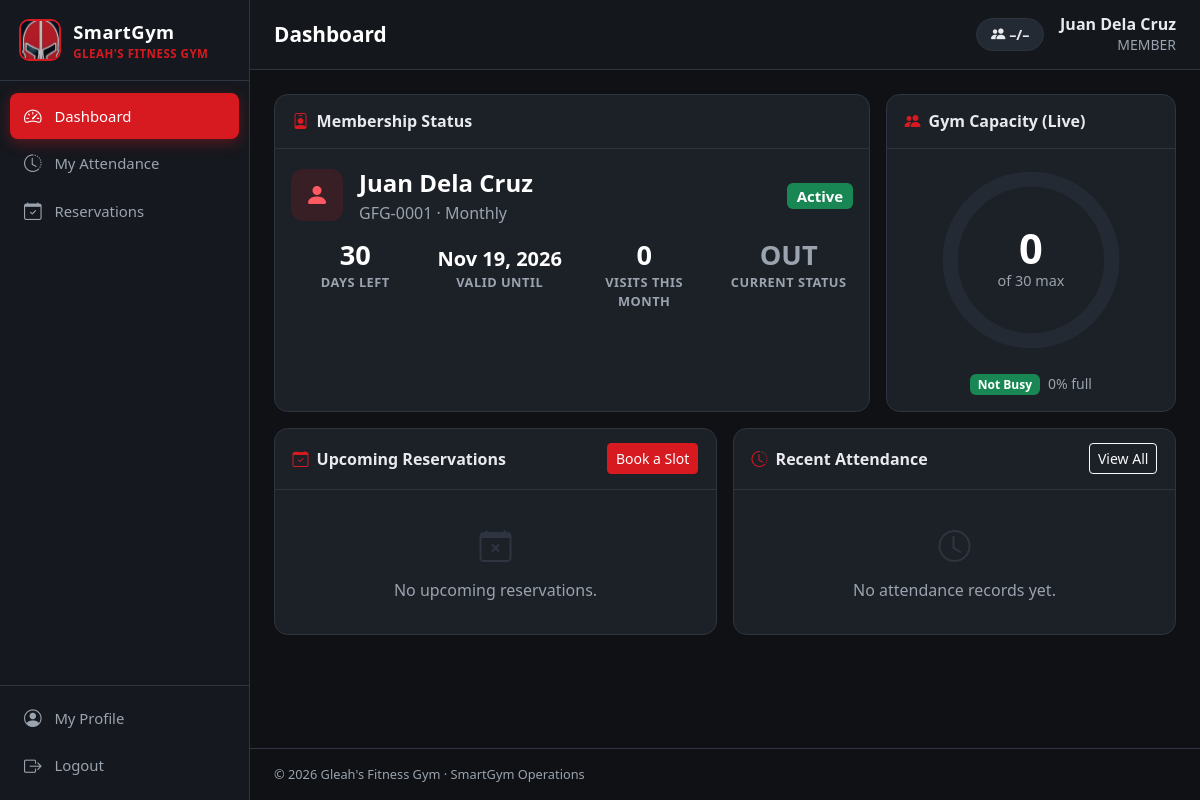
Page /dashboard.php (signed in) on the committed database.
### tables this page shows
CREATE TABLE users (
  id INT UNSIGNED AUTO_INCREMENT PRIMARY KEY,
  full_name VARCHAR(120) NOT NULL,
  email VARCHAR(150) NOT NULL UNIQUE,
  phone VARCHAR(30) NULL,
  password_hash VARCHAR(255) NOT NULL,
  role ENUM('admin','staff','member') NOT NULL DEFAULT 'member',
  status ENUM('active','disabled') NOT NULL DEFAULT 'active',
  last_login_at DATETIME NULL,
  created_at DATETIME NOT NULL DEFAULT CURRENT_TIMESTAMP
);

CREATE TABLE members (
  id INT UNSIGNED AUTO_INCREMENT PRIMARY KEY,
  user_id INT UNSIGNED NULL UNIQUE,
  member_code VARCHAR(20) NOT NULL UNIQUE,
  full_name VARCHAR(120) NOT NULL,
  email VARCHAR(150) NULL,
  phone VARCHAR(30) NULL,
  gender ENUM('Male','Female','Other') NULL,
  birthdate DATE NULL,
  address VARCHAR(255) NULL,
  emergency_contact VARCHAR(150) NULL,
  rfid_uid VARCHAR(32) NULL UNIQUE,
  plan_id INT UNSIGNED NULL,
  membership_start DATE NULL,
  membership_end DATE NULL,
  status ENUM('active','inactive','suspended') NOT NULL DEFAULT 'active',
  is_inside TINYINT(1) NOT NULL DEFAULT 0,
  last_scan_at DATETIME NULL,
  notes TEXT NULL,
  created_at DATETIME NOT NULL DEFAULT CURRENT_TIMESTAMP,
  CONSTRAINT fk_members_user FOREIGN KEY (user_id) REFERENCES users(id) ON DELETE SET NULL,
  CONSTRAINT fk_members_plan FOREIGN KEY (plan_id) REFERENCES membership_plans(id) ON DELETE SET NULL,
  INDEX idx_members_inside (is_inside)
);

CREATE TABLE membership_plans (
  id INT UNSIGNED AUTO_INCREMENT PRIMARY KEY,
  name VARCHAR(80) NOT NULL,
  duration_days INT UNSIGNED NOT NULL,
  price DECIMAL(10,2) NOT NULL DEFAULT 0,
  description VARCHAR(255) NULL,
  is_active TINYINT(1) NOT NULL DEFAULT 1,
  created_at DATETIME NOT NULL DEFAULT CURRENT_TIMESTAMP
);

### includes/auth.php (called while the page is built, shortened)
<?php
function current_user(): ?array
{
    static $user = false;
    if ($user === false) {
        $user = null;
        if (!empty($_SESSION['user_id'])) {
            $user = q("SELECT * FROM users WHERE id = ? AND status = 'active'", [$_SESSION['user_id']])->fetch() ?: null;
        }
    }
    return $user;
}
function require_login(): array
{
    $user = current_user();
    return $user;
}
function current_member(): ?array
{
    $user = current_user();
    return q('SELECT m.*, p.name AS plan_name FROM members m LEFT JOIN membership_plans p ON p.id = m.plan_id WHERE m.user_id = ?', [$user['id']])->fetch() ?: null;
}

### dashboard.php (the view, shortened to what this page needs)
<?php
$user = require_login();
$page_title = 'Dashboard';
$today = today();
if ($user['role'] === 'member') {
    $member = current_member();
    $upcoming = $member ? q("SELECT r.*, s.title, s.slot_date, s.start_time, s.end_time, s.trainer FROM reservations r
        JOIN workout_slots s ON s.id = r.slot_id
        WHERE r.member_id = ? AND r.status = 'booked' AND CONCAT(s.slot_date, ' ', s.end_time) >= ?
        ORDER BY s.slot_date, s.start_time LIMIT 5", [$member['id'], now()])->fetchAll() : [];
    $recent = $member ? q('SELECT * FROM access_logs WHERE member_id = ? ORDER BY scanned_at DESC LIMIT 8', [$member['id']])->fetchAll() : [];
    $visitsMonth = $member ? (int)q("SELECT COUNT(*) FROM access_logs WHERE member_id = ? AND direction = 'IN' AND scanned_at >= ?", [$member['id'], date('Y-m-01')])->fetchColumn() : 0;
    require __DIR__ . '/includes/header.php';
    if (!$member): ?>
        <div class="alert alert-warning">Your account is not yet linked to a member profile. Please contact the front desk.</div>
    <?php else:
        [$stLabel, $stColor] = membership_state($member);
        $daysLeft = $member['membership_end'] ? (int)floor((strtotime($member['membership_end']) - strtotime($today)) / 86400) : null;
        ?>
        <div class="row g-3 mb-3">
            <div class="col-lg-8">
                <div class="card h-100">
                    <div class="card-header"><i class="bi bi-person-badge"></i> Membership Status</div>
                    <div class="card-body">
                        <div class="d-flex flex-wrap align-items-center gap-3 mb-3">
                            <div class="stat-icon bg-red-soft"><i class="bi bi-person-fill"></i></div>
                            <div>
                                <div class="fs-4 fw-bold text-white"><?= e($member['full_name']) ?></div>
                                <div class="text-secondary"><?= e($member['member_code']) ?> · <?= e($member['plan_name'] ?? 'No plan') ?></div>
                            </div>
                            <div class="ms-auto fs-5"><?= badge($stLabel, $stColor) ?></div>
                        </div>
                        <div class="row g-3 text-center">
                            <div class="col-6 col-md-3"><div class="stat-value"><?= $daysLeft === null ? '—' : max(0, $daysLeft) ?></div><div class="stat-label">Days Left</div></div>
                            <div class="col-6 col-md-3"><div class="stat-value fs-5 pt-2"><?= fmt_date($member['membership_end']) ?></div><div class="stat-label">Valid Until</div></div>
                            <div class="col-6 col-md-3"><div class="stat-value"><?= $visitsMonth ?></div><div class="stat-label">Visits This Month</div></div>
                            <div class="col-6 col-md-3"><div class="stat-value"><?= $member['is_inside'] ? '<span class="text-success">IN</span>' : '<span class="text-secondary">OUT</span>' ?></div><div class="stat-label">Current Status</div></div>
                        </div>
                    </div>
                </div>
            </div>
            <div class="col-lg-4">
                <div class="card h-100">
                    <div class="card-header"><i class="bi bi-people-fill"></i> Gym Capacity (Live)</div>
                    <div class="card-body"><?php require __DIR__ . '/includes/gauge.php'; ?></div>
                </div>
            </div>
        </div>
        <div class="row g-3">
            <div class="col-lg-6">
                <div class="card h-100">
                    <div class="card-header"><i class="bi bi-calendar-check"></i> Upcoming Reservations <a href="reservations.php" class="btn btn-sm btn-primary ms-auto">Book a Slot</a></div>
                    <?php if (!$upcoming): ?><div class="empty"><i class="bi bi-calendar-x"></i>No upcoming reservations.</div>
                    <?php endif; ?>
                </div>
            </div>
            <div class="col-lg-6">
                <div class="card h-100">
                    <div class="card-header"><i class="bi bi-clock-history"></i> Recent Attendance <a href="my_attendance.php" class="btn btn-sm btn-outline-light ms-auto">View All</a></div>
                    <?php if (!$recent): ?><div class="empty"><i class="bi bi-clock"></i>No attendance records yet.</div>
                    <?php endif; ?>
                </div>
            </div>
        </div>
    <?php endif;
    require __DIR__ . '/includes/footer.php';
    exit;
}
require __DIR__ . '/includes/header.php';
?>
                <?php require __DIR__ . '/includes/gauge.php'; ?>
<?php
require __DIR__ . '/includes/footer.php';

### includes/header.php (shortened to what this page needs)
<?php
$user = current_user();
$page_title = $page_title ?? 'Dashboard';
$active = $active ?? basename($_SERVER['SCRIPT_NAME'], '.php');
$gymName = setting('gym_name', "Gleah's Fitness Gym");
$nav = [
    ['dashboard', 'Dashboard', 'speedometer2', ['admin', 'staff', 'member']],
    ['rfid_monitor', 'RFID Monitor', 'broadcast', ['admin', 'staff']],
    ['members', 'Members', 'people', ['admin', 'staff']],
    ['access_logs', 'Attendance Logs', 'clock-history', ['admin', 'staff']],
    ['my_attendance', 'My Attendance', 'clock-history', ['member']],
    ['reservations', 'Reservations', 'calendar-check', ['admin', 'staff', 'member']],
    ['slots', 'Workout Slots', 'calendar3-week', ['admin', 'staff']],
    ['equipment', 'Equipment', 'tools', ['admin', 'staff']],
    ['analytics', 'Analytics', 'bar-chart-line', ['admin']],
    ['plans', 'Membership Plans', 'card-list', ['admin']],
    ['users', 'User Accounts', 'person-gear', ['admin']],
    ['settings', 'Settings', 'gear', ['admin']],
];
?>
<!doctype html>
<html lang="en">
<head>
    <link href="https://cdn.jsdelivr.net/npm/bootstrap@5.3.3/dist/css/bootstrap.min.css" rel="stylesheet">
    <link href="https://cdn.jsdelivr.net/npm/bootstrap-icons@1.11.3/font/bootstrap-icons.min.css" rel="stylesheet">
    <link href="assets/css/style.css" rel="stylesheet">
</head>
<body>
<div class="app-shell">
    <aside class="sidebar" id="sidebar">
        <a href="dashboard.php" class="brand">
            <img src="assets/img/helmet.png" alt="">
            <div>
                <div class="brand-title">SmartGym</div>
                <div class="brand-sub"><?= e($gymName) ?></div>
            </div>
        </a>
        <nav class="nav flex-column">
            <?php foreach ($nav as [$file, $label, $icon, $roles]): if (!in_array($user['role'], $roles, true)) continue; ?>
                <a class="nav-link<?= $active === $file ? ' active' : '' ?>" href="<?= $file ?>.php">
                    <i class="bi bi-<?= $icon ?>"></i><span><?= e($label) ?></span>
                </a>
            <?php endforeach; ?>
        </nav>
        <div class="sidebar-footer">
            <a class="nav-link<?= $active === 'profile' ? ' active' : '' ?>" href="profile.php"><i class="bi bi-person-circle"></i><span>My Profile</span></a>
            <a class="nav-link" href="logout.php"><i class="bi bi-box-arrow-right"></i><span>Logout</span></a>
        </div>
    </aside>
    <main class="main">
        <header class="topbar">
            <h1 class="page-title"><?= e($page_title) ?></h1>
            <div class="ms-auto d-flex align-items-center gap-3">
                <div class="capacity-pill" data-capacity-pill title="Members currently inside">
                    <i class="bi bi-people-fill"></i> <span data-cap-inside>–</span>/<span data-cap-max>–</span>
                </div>
                <div class="text-end d-none d-sm-block lh-sm">
                    <div class="fw-semibold"><?= e($user['full_name']) ?></div>
                    <small class="text-secondary text-uppercase"><?= e($user['role']) ?></small>
                </div>
            </div>
        </header>
        <div class="content">

### assets/css/style.css (style rules this page uses)
:root { --sg-red: #d71920; --sg-red-dark: #a50f15; --sg-black: #0f1115; --sg-sidebar: #15181e; --sg-surface: #1c2027; --sg-surface-2: #242a33; --sg-border: #2e3540; --sg-text: #e8eaed; --sg-muted: #9aa3ae; --bs-primary: #d71920; --bs-primary-rgb: 215, 25, 32; --bs-link-color: #ff4d55; --bs-link-hover-color: #ff7a80; }
body { background: var(--sg-black); color: var(--sg-text); font-family: "Segoe UI", system-ui, -apple-system, Roboto, sans-serif; }
.app-shell { display: flex; min-height: 100vh; }
.sidebar { width: 250px; flex-shrink: 0; background: var(--sg-sidebar); border-right: 1px solid var(--sg-border); display: flex; flex-direction: column; position: sticky; top: 0; height: 100vh; overflow-y: auto; z-index: 1040; }
.brand { display: flex; align-items: center; gap: .75rem; padding: 1.1rem 1.2rem; text-decoration: none; border-bottom: 1px solid var(--sg-border); }
.brand img { width: 42px; height: 42px; object-fit: cover; border-radius: 10px; border: 2px solid var(--sg-red); }
.brand-title { color: #fff; font-weight: 800; font-size: 1.15rem; letter-spacing: .5px; }
.brand-sub { color: var(--sg-red); font-size: .72rem; font-weight: 700; text-transform: uppercase; letter-spacing: .5px; }
.sidebar .nav { padding: .75rem .6rem; flex: 1; }
.sidebar .nav-link { color: var(--sg-muted); display: flex; align-items: center; gap: .75rem; padding: .6rem .85rem; border-radius: .5rem; font-weight: 500; font-size: .93rem; margin-bottom: 2px; transition: background .15s, color .15s; }
.sidebar .nav-link i { font-size: 1.1rem; width: 1.2rem; text-align: center; }
.sidebar .nav-link.active { background: var(--sg-red); color: #fff; box-shadow: 0 4px 14px rgba(215, 25, 32, .35); }
.sidebar-footer { padding: .6rem; border-top: 1px solid var(--sg-border); }
.main { flex: 1; min-width: 0; display: flex; flex-direction: column; }
.topbar { display: flex; align-items: center; gap: 1rem; padding: .9rem 1.5rem; background: rgba(21, 24, 30, .92); border-bottom: 1px solid var(--sg-border); position: sticky; top: 0; z-index: 1030; backdrop-filter: blur(6px); }
.page-title { font-size: 1.3rem; font-weight: 700; margin: 0; color: #fff; }
.content { padding: 1.5rem; flex: 1; }
.capacity-pill { background: var(--sg-surface-2); border: 1px solid var(--sg-border); border-radius: 999px; padding: .3rem .85rem; font-weight: 700; font-size: .9rem; }
.card { background: var(--sg-surface); border: 1px solid var(--sg-border); border-radius: .85rem; color: var(--sg-text); }
.card-header { background: transparent; border-bottom: 1px solid var(--sg-border); font-weight: 700; padding: .9rem 1.1rem; display: flex; align-items: center; gap: .5rem; }
.card-header .bi { color: var(--sg-red); }
.stat-icon { width: 52px; height: 52px; border-radius: 12px; display: grid; place-items: center; font-size: 1.5rem; flex-shrink: 0; }
.stat-value { font-size: 1.7rem; font-weight: 800; line-height: 1; color: #fff; }
.stat-label { color: var(--sg-muted); font-size: .8rem; text-transform: uppercase; letter-spacing: .5px; font-weight: 600; margin-top: .3rem; }
.bg-red-soft { background: rgba(215, 25, 32, .15); color: #ff5a61; }
.btn-primary { --bs-btn-bg: var(--sg-red); --bs-btn-border-color: var(--sg-red); --bs-btn-hover-bg: var(--sg-red-dark); --bs-btn-hover-border-color: var(--sg-red-dark); --bs-btn-active-bg: var(--sg-red-dark); --bs-btn-disabled-bg: var(--sg-red); --bs-btn-disabled-border-color: var(--sg-red); }
.text-muted, .text-secondary { color: var(--sg-muted) !important; }
.empty { text-align: center; color: var(--sg-muted); padding: 2rem 1rem; }
.empty i { font-size: 2rem; display: block; margin-bottom: .5rem; color: var(--sg-border); }
a { color: #ff4d4f; }

### rows in the picture
users: full_name "Juan Dela Cruz", role "MEMBER"
members: full_name "Juan Dela Cruz", member_code "GFG-0001", plan.name "Monthly", membership_end "30", membership_end "Nov 19, 2026"

### other values in the picture
$gymName "GLEAH'S FITNESS GYM"
$label "Dashboard"
$label "My Attendance"
$label "Reservations"
$page_title "Dashboard"
$text "Active"
$visitsMonth "0"
$cap['inside'] "0"
$cap['capacity'] "30"
$cap['label'] "Not Busy"
$cap['percent'] "0"
setting('gym_name', "Gleah's Fitness Gym") "Gleah's Fitness Gym"
APP_NAME "SmartGym Operations"
